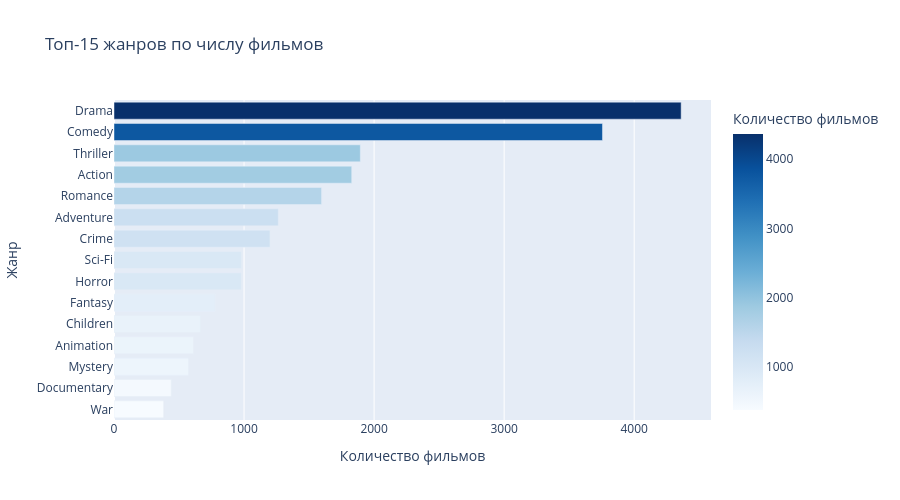

Source (notebook cell):
### Code cell
# Топ-15 жанров (plotly bar)
all_genres = movies['genres_list'].explode()
genre_counts = all_genres.value_counts().head(15).reset_index()
genre_counts.columns = ['genre', 'count']

fig = px.bar(
    genre_counts.sort_values('count'),
    x='count', y='genre', orientation='h',
    title='Топ-15 жанров по числу фильмов',
    labels={'count': 'Количество фильмов', 'genre': 'Жанр'},
    color='count', color_continuous_scale='Blues'
)
fig.update_layout(height=500, showlegend=False)
fig.show()

### Figure 1 — Plotly figure (JSON) as saved in the notebook; plotly's stock layout.template omitted (floating-point values rounded to 4 significant figures)
{"data": [{"alignmentgroup": "True", "hovertemplate": "Количество фильмов=%{marker.color}<br>Жанр=%{y}<extra></extra>", "legendgroup": "", "marker": {"color": [382, 440, 573, 611, 664, 779, 978, 980, 1199, 1263, 1596, 1828, 1894, 3756, 4361], "coloraxis": "coloraxis", "pattern": {"shape": ""}}, "name": "", "offsetgroup": "", "orientation": "h", "showlegend": false, "textposition": "auto", "type": "bar", "x": [382, 440, 573, 611, 664, 779, 978, 980, 1199, 1263, 1596, 1828, 1894, 3756, 4361], "xaxis": "x", "y": ["War", "Documentary", "Mystery", "Animation", "Children", "Fantasy", "Horror", "Sci-Fi", "Crime", "Adventure", "Romance", "Action", "Thriller", "Comedy", "Drama"], "yaxis": "y"}], "layout": {"barmode": "relative", "coloraxis": {"colorbar": {"title": {"text": "Количество фильмов"}}, "colorscale": [[0, "rgb(247,251,255)"], [0.125, "rgb(222,235,247)"], [0.25, "rgb(198,219,239)"], [0.375, "rgb(158,202,225)"], [0.5, "rgb(107,174,214)"], [0.625, "rgb(66,146,198)"], [0.75, "rgb(33,113,181)"], [0.875, "rgb(8,81,156)"], [1, "rgb(8,48,107)"]]}, "height": 500, "legend": {"tracegroupgap": 0}, "showlegend": false, "title": {"text": "Топ-15 жанров по числу фильмов"}, "xaxis": {"anchor": "y", "domain": [0, 1], "title": {"text": "Количество фильмов"}}, "yaxis": {"anchor": "x", "domain": [0, 1], "title": {"text": "Жанр"}}}}
